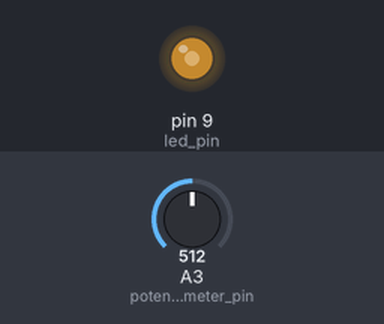
A sketch run on a simulated Arduino Uno, built with avr-gcc and run on an emulated ATmega328P. Parts: output pins drawn as LEDs (lit = HIGH). The inputs (shaded band) are chosen by the test bench; at power-on: A3 (potentiometer_pin) = 512.

Above: at 1.2 s.
1.3 s: A3 (potentiometer_pin) set to 716
At 1.9 s:
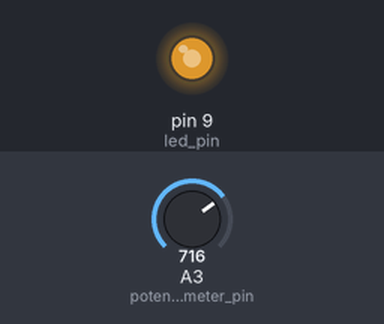
2.8 s: A3 (potentiometer_pin) set to 900
At 4.0 s:
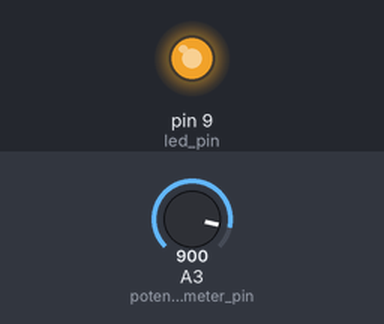
4.3 s: A3 (potentiometer_pin) set to 122
At 5.4 s:
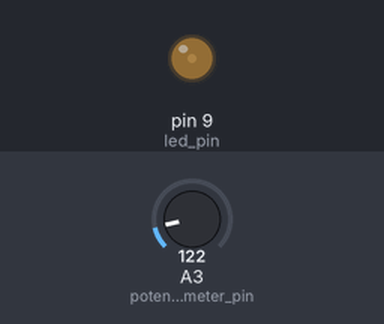
5.8 s: A3 (potentiometer_pin) set to 0
At 6.5 s:
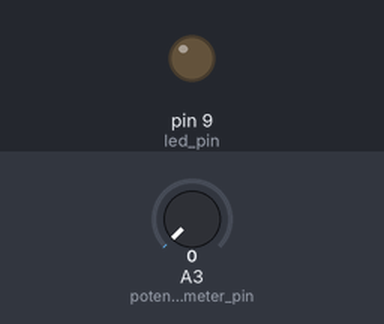
7.3 s: A3 (potentiometer_pin) set to 511
At 7.6 s:
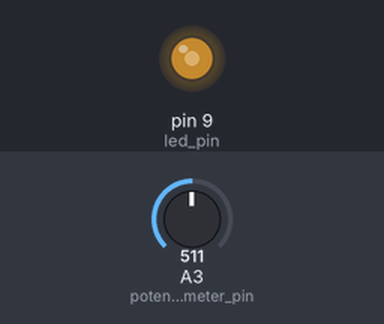
Timing chart, 0 to 9.8 s (numbered marks = the images above; inputs shaded):
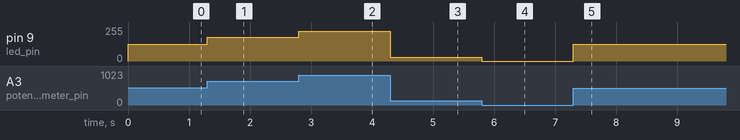

The sketch:

pot_with_led.ino
```cpp
// Code to define the pin at which potentiometer will be attached
const int potentiometer_pin = A3;

// Code to define a variable which will hold the value of the potentiometer
int potentiometer_value;

// Code to define the pin at which LED will be attached
const int led_pin = 9;

// Code to define a variable which will hold the value for the LED to output
int led_output_value;

void setup()
{
    /*
        Here even though we are using analogWrite() our LED will still be attached
        to a digital pin hence unlike analogRead() we need to define OUTPUT pinMOde.
    */
    pinMode(led_pin, OUTPUT);
}
void loop()
{
    /*
        analogRead(pin) is the function to
        read a sensor attached to an Analog Pin
    */
    potentiometer_value = analogRead(potentiometer_pin);

    /*
        The arduino ADC is 10-bit hence it gives value
        in range 0 - 1023 but the PWM output is only 8-bit
        so we need to convert or map our potentiometer value
        from 0 - 1023(2^10 = 1024) to 0 - 255(2^8 = 256) to
        use for analog output on the LED.

        map(value, old_min, old_max, new_min, new_max)
    */
    led_output_value = map(potentiometer_value, 0, 1023, 0, 255);

    /*
        Now after getting the led_output_value we call
        analogWrite() function with corresponding pin
        and the value to use.

        This will output a Square Wave based on the given
        input of a certain Duty Cycle with 0 as 0%
        and 255 as 100%
    */
    analogWrite(led_pin, led_output_value);

}
```

Measured:
- after the input at 1.3 s, pin 9 (led_pin): 127/255 → 178/255 at once
- after the input at 2.8 s, pin 9 (led_pin): 178/255 → 224/255 at once
- after the input at 4.3 s, pin 9 (led_pin): 224/255 → 30/255 at once
- after the input at 5.8 s, pin 9 (led_pin): 30/255 → 0/255 at once
- after the input at 7.3 s, pin 9 (led_pin): 0/255 → 127/255 at once
